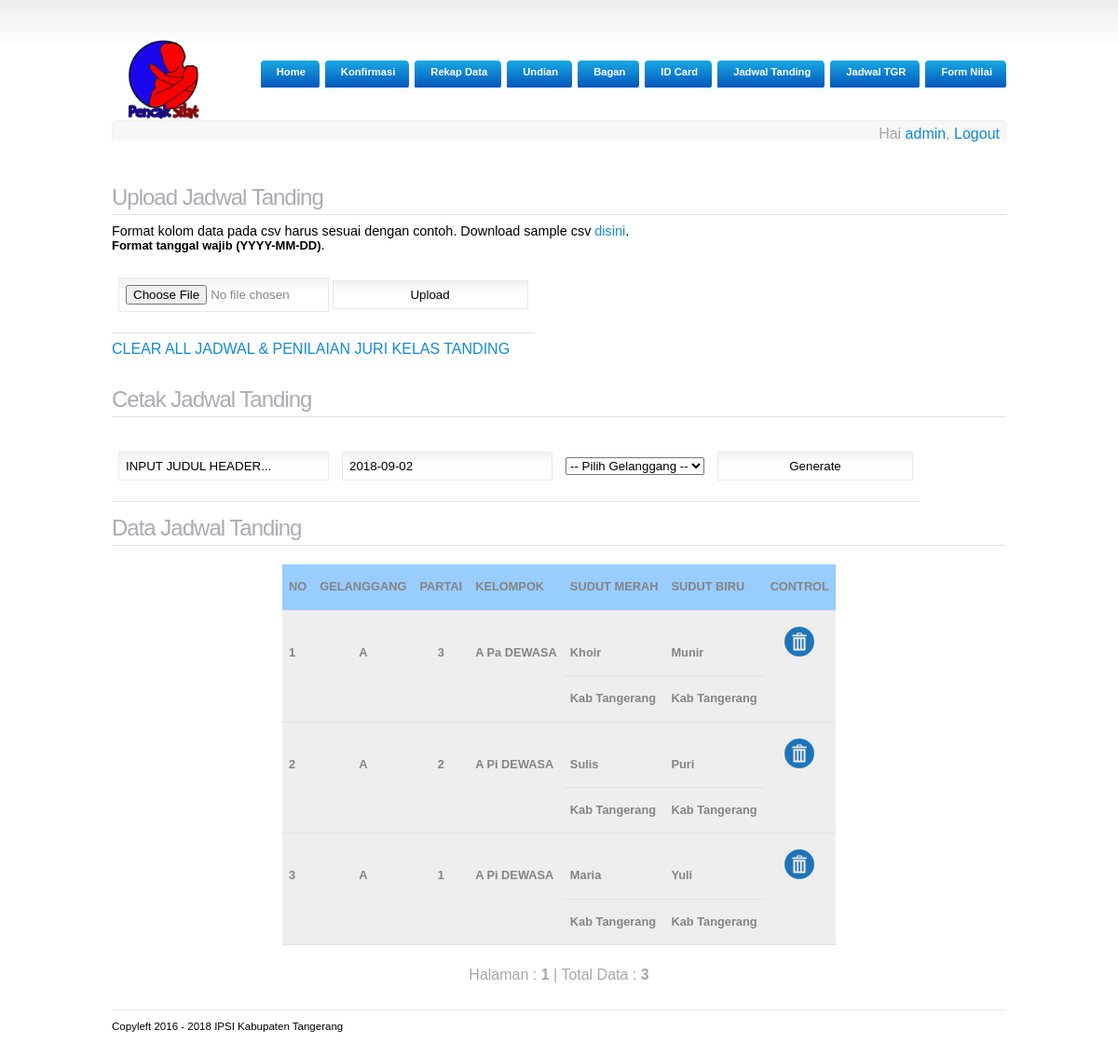
The app's page /backend/admin_jadwal.php (signed in) with its own data.
### tables this page shows
CREATE TABLE `jadwal_tanding` (
  `id_partai` int(11) NOT NULL,
  `tgl` date NOT NULL,
  `kelas` varchar(55) NOT NULL,
  `gelanggang` varchar(2) NOT NULL,
  `partai` varchar(4) NOT NULL,
  `nm_merah` varchar(55) NOT NULL,
  `kontingen_merah` varchar(55) NOT NULL,
  `nm_biru` varchar(55) NOT NULL,
  `kontingen_biru` varchar(55) NOT NULL,
  `status` varchar(55) NOT NULL DEFAULT '-',
  `pemenang` varchar(150) NOT NULL DEFAULT '-'
);

### backend/admin_jadwal.php (the view, shortened to what this page needs)
<?php
	if(isset($_SESSION["userID"]) ) {
	$batas = 30;
	$halaman = @$_GET['halaman'];
	if (empty($halaman)) {
	    $posisi = 0;
	    $halaman = 1;
	} else {
	    $posisi = ($halaman - 1) * $batas;
	}
	$sqljadwal = "SELECT * FROM jadwal_tanding ORDER BY id_partai DESC limit $posisi,$batas";
	$jadwal_tanding = mysql_query($sqljadwal);
?>
<!DOCTYPE html PUBLIC "-//W3C//DTD XHTML 1.0 Transitional//EN" "http://www.w3.org/TR/xhtml1/DTD/xhtml1-transitional.dtd">
<html xmlns="http://www.w3.org/1999/xhtml">
<head>
    <link href="css/reset.css" rel="stylesheet" type="text/css" media="all" />
    <link href="css/stylesheet.css" rel="stylesheet" type="text/css" media="all" />
</head>
<body>
<div id="wrapper">
  <?php
	include "headmenu.php";
  ?>
<h1>Upload Jadwal Tanding</h1>
<?php
if (isset($_POST['submit'])) {
    if (is_uploaded_file($_FILES['filename']['tmp_name'])) {
        echo "<h1>" . "File ". $_FILES['filename']['name'] ." Berhasil di Upload" . "</h1>";
        echo "<h2>Menampilkan Hasil Upload:</h2>";
        readfile($_FILES['filename']['tmp_name']);
    }
    $handle = fopen($_FILES['filename']['tmp_name'], "r");
    while (($data = fgetcsv($handle, 1000, ",")) !== FALSE) {
        $import = "INSERT into jadwal_tanding (id_partai, tgl, kelas, gelanggang, partai, nm_merah, kontingen_merah,
        										nm_biru, kontingen_biru)
        			VALUES (NULL,'$data[0]','$data[1]','$data[2]','$data[3]','$data[4]','$data[5]',
        						'$data[6]','$data[7]')";
        mysql_query($import) or die(mysql_error());
    }
    fclose($handle);
    echo "<br><strong>Import data selesai.</strong>";
}else {  ?>
    <p>
    Format kolom data pada csv harus sesuai dengan contoh.
    Download sample csv <A HREF="sample_jadwal.csv">disini</A>.
    <br><strong>Format tanggal wajib (YYYY-MM-DD)</strong>.
    </p>
   <div>
	<form enctype='multipart/form-data' action='' method='post'>
		<table>
		<tr>
			<td>
			<input type='file' name='filename' size='100'>
		   	<input type='submit' name='submit' value='Upload'>
		   	</td>
		</tr>
		</table>
	</form>
   </div>
 <A HREF ="admin_do_clearjadwal.php" onclick="return cek_delete();">CLEAR ALL JADWAL & PENILAIAN JURI KELAS TANDING</A>
<?php }
?>
<br><br><br>
<h1>Cetak Jadwal Tanding</h1>
<form name="CetakJadwal" id="CetakJadwal" method="POST" target="_blank" action="admin_do_jadwal.php">
	<table border="0">
	<tr>
		<td><input type="text" name="judul" id="judul" value="INPUT JUDUL HEADER..."></td>
		<td><input type="text" name="tgl" id="tgl" value=<?php echo date("Y-m-d"); ?>></td>
		<td>
			<select name="gelanggang" id="gelanggang">
				<option value="">-- Pilih Gelanggang --</option>
			</select>
		</td>
		<td><input type="submit" name="cari" value="Generate"></td>
	</tr>
	</table>
</form>
<h1>Data Jadwal Tanding</h1>
<div id="datajadwaltanding" align="center">
<table>
	<thead>
	<tr bgcolor="#99CCFF">
		<td>NO</td>
		<td>GELANGGANG</td>
		<td>PARTAI</td>
		<td>KELOMPOK</td>
		<td>SUDUT MERAH</td>
		<td>SUDUT BIRU</td>
		<td>CONTROL</td>
	</tr>
	</thead>
	<?php $no=1+$posisi; while($jadwal = mysql_fetch_array($jadwal_tanding)) { ;?>
	<tr bgcolor="#eeeeee">
		<td rowspan="2"><?php echo $no; ?></td>
		<td rowspan="2"><center><?php echo $jadwal['gelanggang']; ?></center></td>
		<td rowspan="2"><center><?php echo $jadwal['partai']; ?></center></td>
		<td rowspan="2"><?php echo $jadwal['kelas']; ?></td>
		<td><?php echo $jadwal['nm_merah']; ?></td>
		<td><?php echo $jadwal['nm_biru']; ?></td>
		<td rowspan="2"><center><a href=admin_do_del_partai.php?id_partai=<?php echo $jadwal['id_partai']; ?> onclick="return cek_delete();"> <img src="images/delete.png"></a></center></td>
	</tr>
	<tr bgcolor="#eeeeee">
		<td><?php echo $jadwal['kontingen_merah']; ?></td>
		<td><?php echo $jadwal['kontingen_biru']; ?></td>
	</tr>
	<?php $no++; } ?>
</table>
	<?php
		$paging2 = mysql_query("SELECT * FROM jadwal_tanding");
		$jmldata = mysql_num_rows($paging2);
		$jmlhalaman = ceil($jmldata/$batas);
		echo"<br \> Halaman : ";
		for($i=1; $i<=$jmlhalaman; $i++){
		    if($i != $halaman){
		        echo"<a href=\"admin_jadwal.php?halaman=$i#datajadwaltanding\">$i</a> | ";
		    }else{
		        echo"<b>$i</b> | ";
		    }
		}
		    echo "Total Data : <b>$jmldata</b>";
	?>
</div>
<div id="footer">
	<p>Copyleft 2016 <?php echo " - ".date("Y"); ?> IPSI Kabupaten Tangerang </p>
</div>
</div>
  </body>
</html>
<?php
	}
	else {
		header("location:index.php");
	}
?>

### backend/css/stylesheet.css (style rules this page uses)
body { background: url(../images/back-grad.gif) repeat-x #FFF; font-family:Tahoma, Geneva, sans-serif; line-height: 0.9em; color: #a6a6a6; }
strong { font-weight: bold; color: #000; font-size: 0.9em; font-family:Tahoma, Geneva, sans-serif; }
p { font-size: 0.9em; text-align: justify; color: #000; font-family:Tahoma, Geneva, sans-serif; }
a { color: #118ad6; text-decoration: none; }
input, textarea { background: url(../images/upper-shade.gif) repeat-x top; border: 1px solid #e8e8e8; padding: 7px; margin-bottom: 5px; font-family:"Trebuchet MS", Arial, Helvetica, sans-serif; }
input { width: 210px; }
h1 { font-size: 1.5em; color: #aaabb4; border-bottom: 1px solid #e1e1e1; line-height: 1.5em; letter-spacing: -1px; margin-bottom: 10px; }
table { padding: 10px 0; color: #848484; }
td { padding: 17px 7px; border-bottom: 1px solid #e2e2e2; font-size: .8em; text-align: left; font-weight: bold; }
#wrapper { width: 960px; margin: 0 auto; position: relative; }
#footer { border-top: 1px solid #e9e9e9; padding: 10px 0 40px; margin-top: 30px; color: #ababab; font-size: .8em; }
#footer p { float: left; }

### records on screen
jadwal_tanding: gelanggang "A", partai "3", kelas "A Pa DEWASA", nm_merah "Khoir", nm_biru "Munir", kontingen_merah "Kab Tangerang", kontingen_biru "Kab Tangerang"
jadwal_tanding: gelanggang "A", partai "2", kelas "A Pi DEWASA", nm_merah "Sulis", nm_biru "Puri", kontingen_merah "Kab Tangerang", kontingen_biru "Kab Tangerang"
jadwal_tanding: gelanggang "A", partai "1", kelas "A Pi DEWASA", nm_merah "Maria", nm_biru "Yuli", kontingen_merah "Kab Tangerang", kontingen_biru "Kab Tangerang"

### other values on screen
$_SESSION['username'] "admin"
$jmldata "3"
